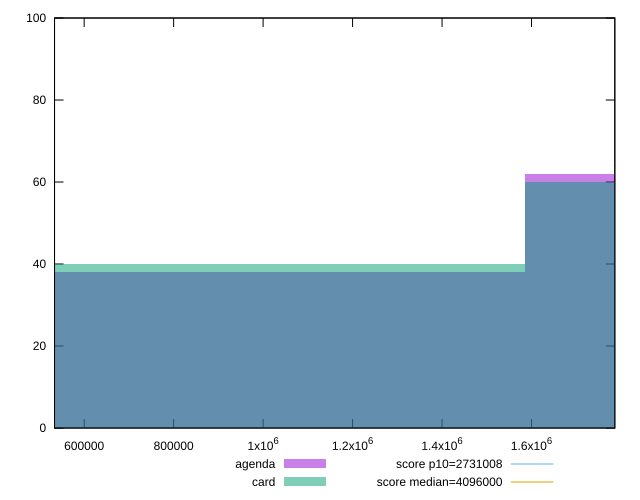

Recreate this plot in gnuplot.
reset

$agenda <<EOF
2114738.4407443013 62
1057369.2203721507 38
EOF

$card <<EOF
1057369.2203721507 40
2114738.4407443013 60
EOF

set key outside below
set boxwidth 1057369.2203721507
set xrange [533779:1786194]
set yrange [0:100]
set trange [0:100]
set style fill transparent solid 0.5 noborder

set parametric
set terminal svg size 640, 500 enhanced background rgb 'white'
set output "reports/report_00028_2021-02-24T12-49-42.674Z/total-byte-weight/comparison/histogram/1_vs_2.svg"

plot $agenda title "agenda" with boxes, \
     $card title "card" with boxes, \
     2731008,t title "score p10=2731008", \
     4096000,t title "score median=4096000"

reset
